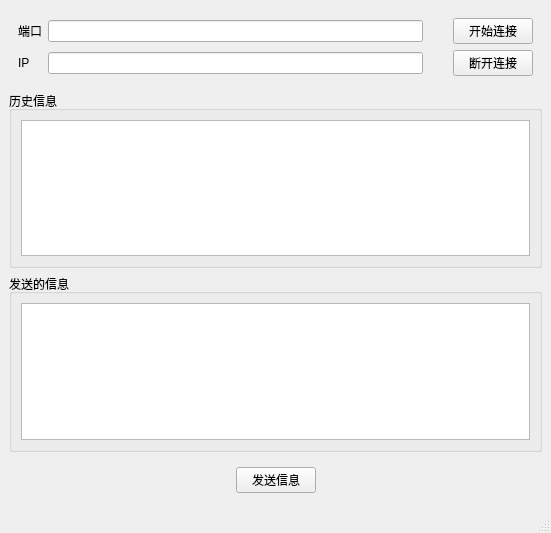
<?xml version="1.0" encoding="UTF-8"?>
<ui version="4.0">
 <class>MainWindow</class>
 <widget class="QMainWindow" name="MainWindow">
  <property name="geometry">
   <rect>
    <x>0</x>
    <y>0</y>
    <width>551</width>
    <height>533</height>
   </rect>
  </property>
  <property name="windowTitle">
   <string>MainWindow</string>
  </property>
  <widget class="QWidget" name="centralwidget">
   <layout class="QVBoxLayout" name="verticalLayout">
    <item>
     <widget class="QWidget" name="connect" native="true">
      <layout class="QGridLayout" name="gridLayout">
       <item row="1" column="0">
        <widget class="QLabel" name="label_2">
         <property name="text">
          <string>IP</string>
         </property>
        </widget>
       </item>
       <item row="0" column="4">
        <widget class="QPushButton" name="connectServer">
         <property name="text">
          <string>开始连接</string>
         </property>
        </widget>
       </item>
       <item row="0" column="2">
        <widget class="QWidget" name="widget_3" native="true">
         <layout class="QHBoxLayout" name="horizontalLayout_5"/>
        </widget>
       </item>
       <item row="0" column="0">
        <widget class="QLabel" name="label">
         <property name="text">
          <string>端口</string>
         </property>
        </widget>
       </item>
       <item row="1" column="1">
        <widget class="QLineEdit" name="ip"/>
       </item>
       <item row="0" column="1">
        <widget class="QLineEdit" name="port"/>
       </item>
       <item row="1" column="4">
        <widget class="QPushButton" name="disconnect">
         <property name="text">
          <string>断开连接</string>
         </property>
        </widget>
       </item>
      </layout>
     </widget>
    </item>
    <item>
     <widget class="QGroupBox" name="groupBox">
      <property name="title">
       <string>历史信息</string>
      </property>
      <layout class="QHBoxLayout" name="horizontalLayout_2">
       <item>
        <widget class="QTextEdit" name="record"/>
       </item>
      </layout>
     </widget>
    </item>
    <item>
     <widget class="QGroupBox" name="groupBox_2">
      <property name="title">
       <string>发送的信息</string>
      </property>
      <layout class="QHBoxLayout" name="horizontalLayout_3">
       <item>
        <widget class="QTextEdit" name="msg"/>
       </item>
      </layout>
     </widget>
    </item>
    <item>
     <widget class="QWidget" name="widget_2" native="true">
      <layout class="QHBoxLayout" name="horizontalLayout_4">
       <item>
        <spacer name="horizontalSpacer">
         <property name="orientation">
          <enum>Qt::Horizontal</enum>
         </property>
         <property name="sizeHint" stdset="0">
          <size>
           <width>40</width>
           <height>20</height>
          </size>
         </property>
        </spacer>
       </item>
       <item>
        <widget class="QPushButton" name="sendMessage">
         <property name="text">
          <string>发送信息</string>
         </property>
        </widget>
       </item>
       <item>
        <spacer name="horizontalSpacer_2">
         <property name="orientation">
          <enum>Qt::Horizontal</enum>
         </property>
         <property name="sizeHint" stdset="0">
          <size>
           <width>116</width>
           <height>20</height>
          </size>
         </property>
        </spacer>
       </item>
      </layout>
     </widget>
    </item>
   </layout>
  </widget>
  <widget class="QMenuBar" name="menubar">
   <property name="geometry">
    <rect>
     <x>0</x>
     <y>0</y>
     <width>551</width>
     <height>17</height>
    </rect>
   </property>
  </widget>
  <widget class="QStatusBar" name="statusbar"/>
 </widget>
 <resources/>
 <connections/>
</ui>
